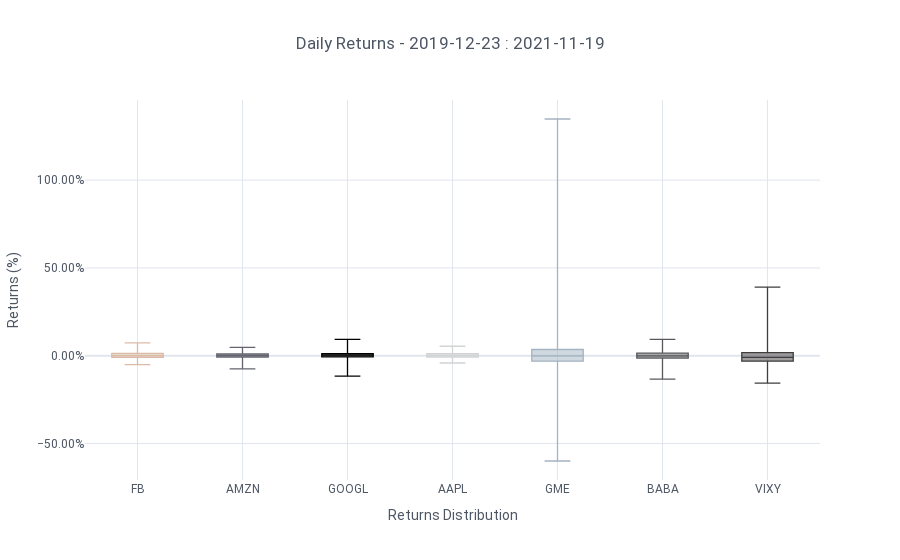

The code cell stored with this chart in its notebook:
### Code cell
df = df.pct_change()
chart_interval, interval = calc_interval(df)
if interval in ['hourly', 'minutes', 'seconds']:
    title_time = True
else:
    title_time = False
if len(df.columns) < 4:
    ticker = ext_str_lst(df.columns)
    chart_ticker = True
else:
    ticker = ''
    chart_ticker = False


pwe_box(df, title=f'{chart_interval} Returns', ticker=ticker, yTitle='Returns (%)', xTitle='Returns Distribution', asPlot=True, theme='white',
        showlegend=False, decimals=2, orientation='v', textangle=0, file_tag=None, chart_ticker=chart_ticker,
        interval='Daily', yaxis_tickformat='.2%', xaxis_tickformat='.2%', linecolor=None, title_dates='Yes', title_time=title_time)

### Figure 1 — Plotly figure (JSON) as saved in the notebook; plotly's stock layout.template omitted (floating-point values rounded to 4 significant figures; data arrays with more than 128 entries replaced by an {"elided": "..."} marker saying what was removed)
{"data": [{"boxpoints": false, "line": {"width": 1.3}, "marker": {"color": "rgba(220, 187, 166, 1.0)"}, "name": "FB", "orientation": "v", "type": "box", "y": {"elided": "483 float values"}}, {"boxpoints": false, "line": {"width": 1.3}, "marker": {"color": "rgba(100, 100, 111, 1.0)"}, "name": "AMZN", "orientation": "v", "type": "box", "y": {"elided": "483 float values"}}, {"boxpoints": false, "line": {"width": 1.3}, "marker": {"color": "rgba(0, 0, 0, 1.0)"}, "name": "GOOGL", "orientation": "v", "type": "box", "y": {"elided": "483 float values"}}, {"boxpoints": false, "line": {"width": 1.3}, "marker": {"color": "rgba(209, 211, 212, 1.0)"}, "name": "AAPL", "orientation": "v", "type": "box", "y": {"elided": "483 float values"}}, {"boxpoints": false, "line": {"width": 1.3}, "marker": {"color": "rgba(164, 179, 193, 1.0)"}, "name": "GME", "orientation": "v", "type": "box", "y": {"elided": "483 float values"}}, {"boxpoints": false, "line": {"width": 1.3}, "marker": {"color": "rgba(88, 89, 91, 1.0)"}, "name": "BABA", "orientation": "v", "type": "box", "y": {"elided": "483 float values"}}, {"boxpoints": false, "line": {"width": 1.3}, "marker": {"color": "rgba(64, 61, 62, 1.0)"}, "name": "VIXY", "orientation": "v", "type": "box", "y": {"elided": "483 float values"}}], "layout": {"font": {"family": "Roboto"}, "legend": {"bgcolor": "#FFFFFF", "font": {"color": "#4D5663"}, "orientation": "h", "x": 0.3, "y": 0.95, "yanchor": "bottom"}, "paper_bgcolor": "#FFFFFF", "plot_bgcolor": "#FFFFFF", "showlegend": false, "title": {"font": {"color": "#4D5663"}, "text": "Daily Returns - 2019-12-23 : 2021-11-19", "x": 0.5, "xanchor": "center", "y": 0.933, "yanchor": "top"}, "xaxis": {"gridcolor": "#E1E5ED", "rangeslider": {"visible": false}, "showgrid": true, "tickfont": {"color": "#4D5663"}, "tickformat": ".2%", "title": {"font": {"color": "#4D5663"}, "text": "Returns Distribution"}, "zerolinecolor": "#E1E5ED"}, "yaxis": {"gridcolor": "#E1E5ED", "showgrid": true, "tickfont": {"color": "#4D5663"}, "tickformat": ".2%", "title": {"font": {"color": "#4D5663"}, "text": "Returns (%)"}, "zerolinecolor": "#E1E5ED"}}}
